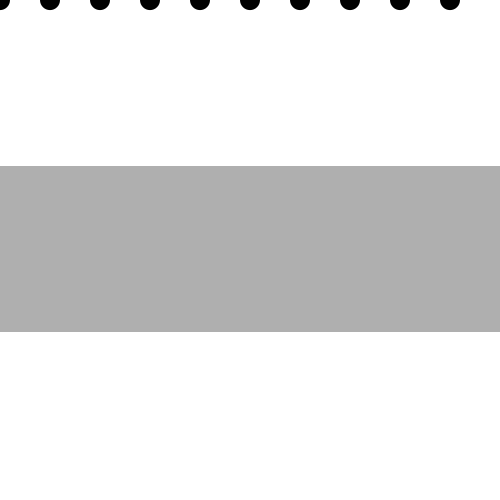
Frame 1 (no input)
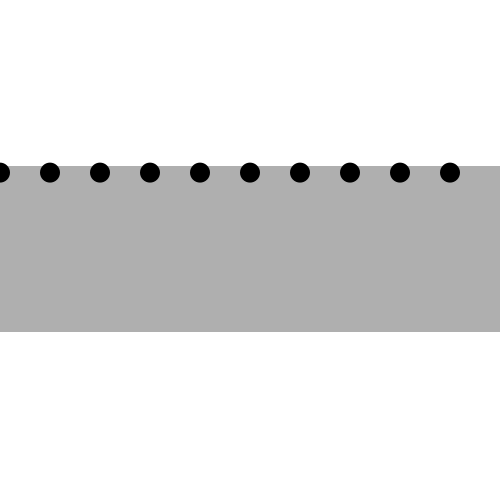
Frame 60 (the mouse pressed at the canvas centre just before this capture)
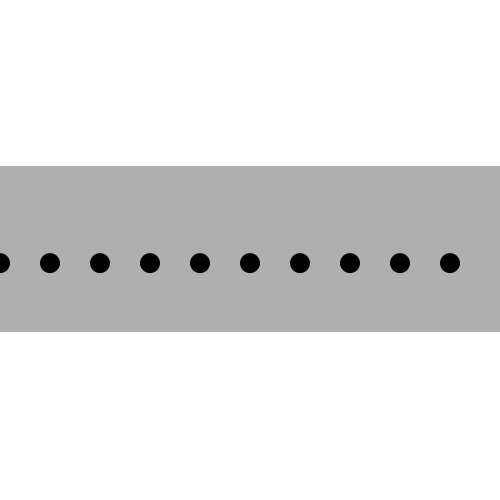
Frame 120 (the mouse held since frame 60 and released just before this capture)

The Processing sketch that drew these frames (run headless with seeded random() and noise(); from frame 60 on, the mouse is pressed at the canvas centre):

// Processing sketch: noc_force005
// ── noc_force005.pde
Liquid liquid;
Ball[] balls = new Ball[10];

PVector gravity;
int mass;

void setup(){
  size(500, 500);
  background(255);
  noStroke();
  
  for(int i = 0; i < balls.length; i++){
    balls[i] = new Ball(i * 50, 0); 
  }
  liquid = new Liquid(0, height / 3, width, height/3, 0.5);
  
  mass = 10;
  gravity = new PVector(0, 0.1 * mass);
}

void draw(){
  background(255);
  
  // Liquid
  liquid.display();
 
  for(int i = 0; i < balls.length; i++){  
    // Balls
    if(liquid.contains(balls[i])){
      PVector dragForce = liquid.drag(balls[i]);
      balls[i].applyForce(dragForce);
    }
    balls[i].applyForce(gravity);
    balls[i].update();
    balls[i].checkEdges();
    balls[i].display(); 
  }
}

class Liquid{
  float x, y, w, h;
  float c;
  
  Liquid(float _x, float _y, float _w, float _h, float _c){
    x = _x;
    y = _y;
    w = _w;
    h = _h;
    c = _c;
  }
  
  void display(){
    noStroke();
    fill(175);
    rect(x, y, w, h);
  }
  
  boolean contains(Ball b){
    PVector l = b.loc;
    return l.x > x - 10 && l.x < x + w && l.y > y - 10 && l.y <y + h;
  }
  
  PVector drag(Ball b){
    float speed = b.vel.mag(); // ベクターから質量を計算する
    float dragMagnitude = c * speed * speed; // Cd * v2
    
    PVector dragForce = b.vel.get();
    dragForce.mult(-1);
    
    dragForce.normalize();
    dragForce.mult(dragMagnitude);
    
    return dragForce;
  }
}

class Ball{
  float x, y;
  int r, m;
  PVector loc, vel, acc;
  
  Ball(float _x, float _y){
    r = 20;
    m = mass;
    loc = new PVector(_x, _y);
    vel = new PVector(0, 0); // 速さ
    acc = new PVector(0, 0); // 加速度
  }
  void update(){
    vel.add(acc);
    loc.add(vel);
    acc.mult(0);
  }
  void display(){
    fill(0);
    ellipse(loc.x, loc.y, r, r);
  }
  void applyForce(PVector f){
    PVector force = PVector.div(f, mass);
    acc.add(force);
  }
  
  void checkEdges(){
    if(loc.x > width){
      loc.x = width;
      vel.x *= -1; 
    } else if(loc.x < 0){
      loc.x = 0;
      vel.x *= -1;    
    }
    if(loc.y > height){
      loc.y = height;
      vel.y *= -1; 
    } else if(loc.y < 0) {
      loc.y = 0;
      vel.y *= -1; 
    }
  }
  
}
